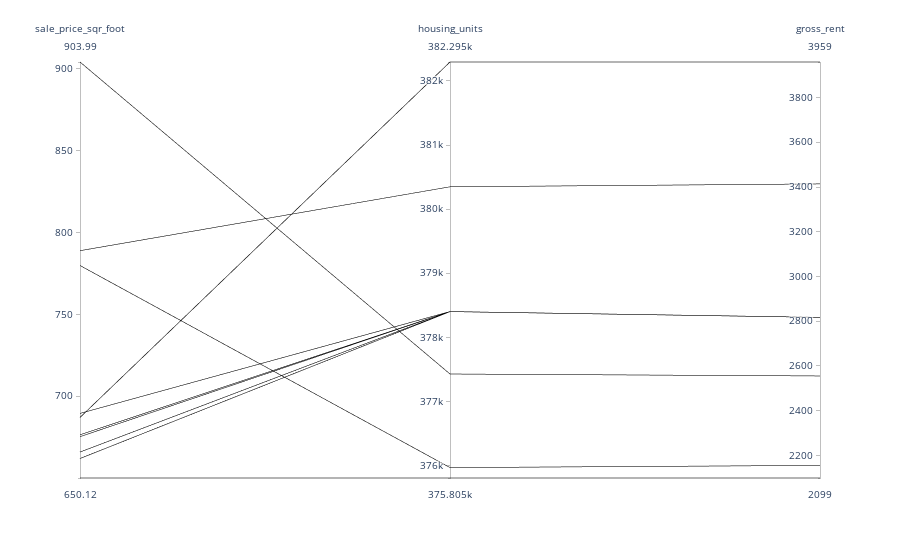

Here is the notebook cell this chart was saved with:
### Markdown cell above
## Parallel Coordinates and Parallel Categories Analysis

In this section, you will use plotly express to create parallel coordinates and parallel categories visualizations so that investors can interactively filter and explore various factors related to the sales price of the neighborhoods. 

Using the DataFrame of Average values per neighborhood (calculated above), create the following visualizations:
1. Create a Parallel Coordinates Plot
2. Create a Parallel Categories Plot

### Code cell
px.parallel_coordinates(most_expensive, color=most_expensive.index)

### Figure 1 — Plotly figure (JSON) as saved in the notebook; plotly's stock layout.template omitted (floating-point values rounded to 4 significant figures)
{"data": [{"dimensions": [{"label": "sale_price_sqr_foot", "values": [904.0, 788.8, 779.8, 689.6, 687.1, 676.5, 675.4, 666.0, 662.0, 650.1]}, {"label": "housing_units", "values": [377400.0, 380348, 376000.0, 378401, 382295, 378401, 378401, 378401, 378401, 375805]}, {"label": "gross_rent", "values": [2555.0, 3414, 2155.0, 2817.0, 3959, 2817.0, 2817.0, 2817.0, 2817.0, 2099]}], "domain": {"x": [0, 1], "y": [0, 1]}, "line": {"color": [null, null, null, null, null, null, null, null, null, null], "coloraxis": "coloraxis"}, "name": "", "type": "parcoords"}], "layout": {"autosize": true, "coloraxis": {"colorbar": {"title": {"text": "neighborhood"}}, "colorscale": [[0, "#0d0887"], [0.1111, "#46039f"], [0.2222, "#7201a8"], [0.3333, "#9c179e"], [0.4444, "#bd3786"], [0.5556, "#d8576b"], [0.6667, "#ed7953"], [0.7778, "#fb9f3a"], [0.8889, "#fdca26"], [1, "#f0f921"]]}, "legend": {"tracegroupgap": 0}, "margin": {"t": 60}}}
